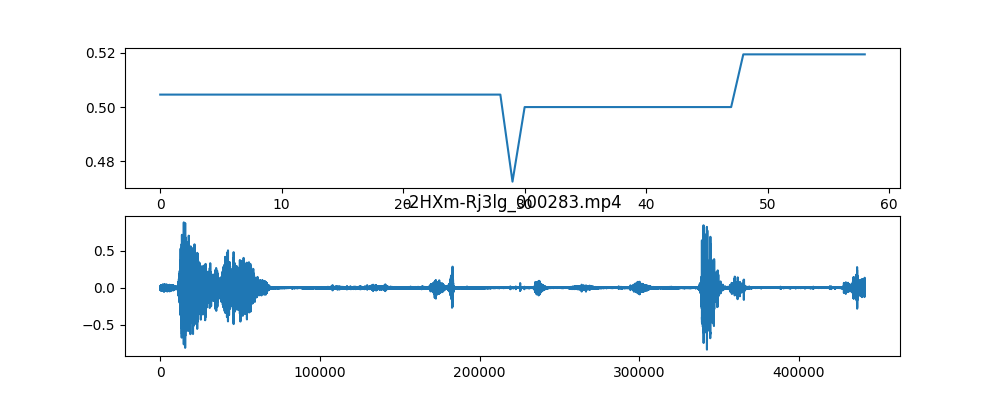

This figure's Python source:
import sys
sys.path.append('core')

import argparse
import os
import cv2
import glob
import numpy as np
import torch
from PIL import Image

from raft import RAFT
from utils import flow_viz
from utils.utils import InputPadder
from tqdm import tqdm
import matplotlib.pyplot as plt

import torchvision
torchvision.set_video_backend("video_reader")
from torchvision.io import VideoReader
import time
DEVICE = 'cuda'

def load_image(imfile):
    img = np.array(Image.open(imfile)).astype(np.uint8)
    img = torch.from_numpy(img).permute(2, 0, 1).float()
    return img[None].to(DEVICE)

# def load_video(video_path):
#     frames = []
#     cap = cv2.VideoCapture(video_path)
#     while True:
#         ret, frame = cap.read()
#         if not ret:
#             break
#         frame = torch.from_numpy(frame).permute(2, 0, 1).float()
#         frames.append(frame[None].to(DEVICE))
    
#     return frames

def load_video(video_path, args):

    try:
        video, audio, info = torchvision.io.read_video(video_path, pts_unit="sec") # [250, 720, 1280, 3])
        T, H, W, C = video.shape
    except Exception as e:
        print(f"torchvision failed: {e}")
        print("Trying OpenCV instead...")
        # 使用 OpenCV 作为备选方案
        cap = cv2.VideoCapture(video_path)
        if not cap.isOpened():
            raise ValueError(f"Cannot open video file: {video_path}")
        
        frames_list = []
        while True:
            ret, frame = cap.read()
            if not ret:
                break
            # OpenCV 读取的是 BGR，转换为 RGB
            frame = cv2.cvtColor(frame, cv2.COLOR_BGR2RGB)
            frames_list.append(frame)
        cap.release()
        
        if len(frames_list) == 0:
            raise ValueError(f"No frames could be read from: {video_path}")
        
        video = torch.from_numpy(np.array(frames_list))
        T, H, W, C = video.shape
        audio = None
        info = {}
        print(f"Successfully loaded {T} frames using OpenCV")
        

    if H > args.H:
        # print(f"Resizing video from {H} to {args.H}")
        ratio =  args.H / H
        video = torch.nn.functional.interpolate(video.permute(0, 3, 1, 2).float(), (360, int(W*ratio)))
        video = video.permute(0, 2, 3, 1)
    print(video.shape)
    frames = []
    for i in range(video.shape[0]):
        frame = video[i]
        frame = frame.permute(2, 0, 1).float()
        frames.append(frame[None])

    # print(frames[0].shape)
    # return frames, audio.transpose(0, 1).to(DEVICE)
    return frames, None



    # frames = []
    # cap = cv2.VideoCapture(video_path)
    # while True:
    #     ret, frame = cap.read()
    #     if not ret:
    #         break
    #     frame = torch.from_numpy(frame).permute(2, 0, 1).float()
    #     frames.append(frame[None].to(DEVICE))
    
    # return frames


def viz(img, flo, output_name=None):
    img = img[0].permute(1,2,0).cpu().numpy()
    flo = flo[0].permute(1,2,0).cpu().numpy()
    
    # map flow to rgb image
    flo = flow_viz.flow_to_image(flo)
    img_flo = np.concatenate([img, flo], axis=0)

    if output_name is not None:
        cv2.imwrite(output_name, img_flo[:, :, [2,1,0]])
    # cv2.imwrite('output.png', img_flo[:, :, [2,1,0]])
    return img_flo[:, :, [2,1,0]]


def demo(args):
    model = torch.nn.DataParallel(RAFT(args))
    model.load_state_dict(torch.load(args.model))

    model = model.module
    model.to(DEVICE)
    model.eval()

    with torch.no_grad():
        images = glob.glob(os.path.join(args.path, '*.png')) + \
                 glob.glob(os.path.join(args.path, '*.jpg'))
        
        images = sorted(images)

        result_video = []
        flow_curve = []
        flow_curve_low = []
        flow_curve_up = []
        for imfile1, imfile2 in zip(images[:-1], images[1:]):
            
            image1 = load_image(imfile1)
            image2 = load_image(imfile2)

            padder = InputPadder(image1.shape)
            image1, image2 = padder.pad(image1, image2)

            flow_low, flow_up = model(image1, image2, iters=20, test_mode=True)
            
            
            flow_score = torch.mean(flow_up[0][0].abs() + flow_up[0][1].abs())
            flow_curve.append(flow_score.cpu().numpy())


            output_name = os.path.join(args.path, os.path.basename(imfile1)[:-4] + '_flow.png')
            output_name = output_name.replace('_frames', '_flows')


            output_name_video = os.path.dirname(output_name)+'.mp4'
            os.makedirs(os.path.dirname(output_name_video), exist_ok=True)

            # os.makedirs(os.path.dirname(output_name), exist_ok=True)
            
            result_video.append(viz(image1, flow_up, output_name=None))
        # save to video
        # import ipdb; ipdb.set_trace()
        
        # result_video = np.stack(result_video)
        h, w, _ = result_video[0].shape
        fourcc = cv2.VideoWriter_fourcc(*'mp4v')
        
        out = cv2.VideoWriter(output_name_video, fourcc, 24, (w, h))
        for frame in result_video:
            out.write(frame.astype(np.uint8))
        out.release()

        # save flow curve
        flow_curve = np.array(flow_curve)
        
        plt.figure(figsize=(10, 3))
        # plt.axis('off')
        # x grid size (all values)
        plt.xticks(np.arange(0, len(flow_curve), 1))

        plt.title("")
        plt.tight_layout(pad=0)  # Set pad=0 for tightest layout
        # set xlim
        plt.xlim(0, len(flow_curve))
        plt.plot(flow_curve)
        plt.savefig(os.path.join(".", 'flow_curve.png'))
        plt.close()
    
def demo_dataset(args, save_fig=False):
    model = torch.nn.DataParallel(RAFT(args))
    model.load_state_dict(torch.load(args.model))

    model = model.module
    model.to(DEVICE)
    model.eval()

    with torch.no_grad():
        for cate in tqdm(os.listdir(args.dataset_root)):
            if cate.startswith('metadata'):
                continue
             
            for instance in tqdm(os.listdir(os.path.join(args.dataset_root, cate)), leave=False):
                path = os.path.join(args.dataset_root, cate, instance)

                # images = glob.glob(os.path.join(path, '*.png')) + \
                #         glob.glob(os.path.join(path, '*.jpg'))
                
                # images = sorted(images)

                if not path.endswith('.mp4'):
                    continue

                images, audio = load_video(path, args)

                result_video = []
                flow_curve = []
                flow_curve_low = []
                flow_curve_up = []
                for image1, image2 in zip(images[:-1], images[1:]):
                    
                    # image1 = load_image(imfile1)
                    # image2 = load_image(imfile2)

                    image1 = image1.to(DEVICE)
                    image2 = image2.to(DEVICE)

                    padder = InputPadder(image1.shape)
                    image1, image2 = padder.pad(image1, image2)

                    flow_low, flow_up = model(image1, image2, iters=20, test_mode=True)
                    
                    
                    flow_score = torch.mean(flow_up[0][0].abs() + flow_up[0][1].abs())
                    flow_curve.append(flow_score.cpu().numpy())


                    # output_name = os.path.join(os.path.join(args.dataset_root, cate, instance) + '_flow.png')
                    # output_name = output_name.replace('_frames', '_flows')


                    # output_name_video = os.path.dirname(output_name)+'.mp4'
                    # os.makedirs(os.path.dirname(output_name_video), exist_ok=True)
                    # if save_fig and not os.path.exists(f"./data/AVSync15/test_flows/{cate}"):
                    if save_fig :
                        # os.makedirs(os.path.dirname(output_name), exist_ok=True)
                    
                        result_video.append(viz(image1, flow_up, output_name='debug.png'))
                
                # save to video
                # h, w, _ = result_video[0].shape
                # fourcc = cv2.VideoWriter_fourcc(*'mp4v')
                
                # out = cv2.VideoWriter("debug.mp4", fourcc, 6, (w, h))
                # for frame in result_video:
                #     out.write(frame.astype(np.uint8))
                # out.release()
                # import ipdb; ipdb.set_trace()
                

                # save flow curve
                flow_curve = np.array(flow_curve)
                
                # plot flow curve
                # '''
                # plt.figure(figsize=(10, 2))
                # # plt.axis('off')
                # # x grid size (all values)
                # plt.xticks(np.arange(0, len(flow_curve), 1))

                # plt.title("")
                # plt.tight_layout(pad=0)  # Set pad=0 for tightest layout
                # # set xlim
                # plt.xlim(0, len(flow_curve))
                # plt.plot(flow_curve)

                # curve_save_path = path+'low_curve.png'
                # curve_save_path = curve_save_path.replace('_frames', '_curves')
                # os.makedirs(os.path.dirname(curve_save_path), exist_ok=True)
                # plt.savefig(curve_save_path)
                # '''

                # save flow curve
                flow_curve = np.array(flow_curve)
                save_path = path+'.npy'
                # save_path = save_path.replace('_frames', '_curves_npy')
                # save_path = save_path.replace('samples', 'curves_npy')
                save_path = save_path.replace('video_clips', 'curves_npy')
                os.makedirs(os.path.dirname(save_path), exist_ok=True)
                np.save(save_path, flow_curve)
    
def demo_vggsound(args):
    
    os.makedirs(os.path.join(args.output_path, 'audios') , exist_ok=True)
    os.makedirs(os.path.join(args.output_path, 'label')     , exist_ok=True)

    model = torch.nn.DataParallel(RAFT(args))
    model.load_state_dict(torch.load(args.model))

    model = model.module
    model.to(DEVICE)
    model.eval()
    batch_size = args.batch_size

    # 只处理一个特定的视频文件
    single_video_path = "./data/example_video.mp4"
    single_video_name = os.path.basename(single_video_path) 
    
    print(f"Processing single video: {single_video_name}")
    print(f"Full path: {single_video_path}")
    
    # 检查文件是否存在
    if not os.path.exists(single_video_path):
        print(f"Error: Video file not found at {single_video_path}")
        return
    
    # 创建只包含这一个视频的列表
    all_sorted_instances = [single_video_name]
    print(f"Total instances: {len(all_sorted_instances)}")

    with torch.no_grad():
        for instance in tqdm(all_sorted_instances, desc=f"Processing single video"):
            
            # 对于单个视频，直接使用完整路径
            video_path = single_video_path

            images, audio = load_video(video_path, args)

            result_video = []
            flow_curve = []
            flow_curve_low = []
            flow_curve_up = []

            L = len(images)
            
            batch_1 = []
            batch_2 = []

            for i in tqdm(range(0, L-1, batch_size), leave=False):

                batch_2 = images[i+1:i+batch_size+1]
                n_samples = len(batch_2)
                batch_1 = images[i:i+n_samples]

                padder = InputPadder(batch_1[0].shape)
                
                combinded_batch = padder.pad(*batch_1, *batch_2)
                
                batch_1 = combinded_batch[:n_samples]
                batch_1 = torch.cat(batch_1, dim=0).to(DEVICE)
                batch_2 = combinded_batch[n_samples:]
                batch_2 = torch.cat(batch_2, dim=0).to(DEVICE)

                # flow_low, flow_up = model.forward_batch(batch_1, batch_2, iters=20, test_mode=True)
                flow_up = model.forward_batch(batch_1, batch_2, iters=20, test_mode=True)
    
                for j in range(len(flow_up)):
                    flow_score = torch.mean(flow_up[j][0].abs() + flow_up[j][1].abs())
                    flow_curve.append(flow_score.cpu().numpy())

            flow_curve = np.array(flow_curve)
            
            # save flow curve

            
            save_path = os.path.join(args.output_path, 'label', instance.replace('mp4', 'npy'))
            
            # import ipdb; ipdb.set_trace()

            # # plot audio and curver
            # figure, ax = plt.subplots(2, 1, figsize=(10, 4))
            # # plt.axis('off')
            # # x grid size (all values)
            # ax[0].plot(flow_curve)
            # ax[1].plot(audio.cpu().numpy().mean(0))
            # plt.title(instance)
            # plt.savefig("demo.png")
            # plt.close()
            # import ipdb; ipdb.set_trace()
            
            np.save(save_path, flow_curve)



if __name__ == '__main__':
    parser = argparse.ArgumentParser()
    parser.add_argument('--model', default="models/raft-things.pth", help="restore checkpoint")
    parser.add_argument('--path', help="dataset for evaluation")
    parser.add_argument('--dataset_root', help="dataset for evaluation")
    parser.add_argument('--output_path', help="dataset for evaluation")
    parser.add_argument('--small', action='store_true', help='use small model')
    parser.add_argument('--mixed_precision', action='store_true', help='use mixed precision')
    parser.add_argument('--alternate_corr', action='store_true', help='use efficent correlation implementation')
    parser.add_argument('--rank', type=int, help='dist rank')
    parser.add_argument('--node', type=int, help='dist rank')
    parser.add_argument('--N', default=8, type=int, help='dist rank')
    parser.add_argument('--batch_size', default=32, type=int, help='batch size')
    parser.add_argument('--H', default=480, type=int, help='batch size')
    parser.add_argument('--all_instances', default=None, help='instance list')

    args = parser.parse_args()

    # demo(args)
    # demo_dataset(args, save_fig=False)
    demo_vggsound(args)
    # only run one video instance

    # with open("./data/TheGreatestHits/train.txt") as f:
    #     all_listed = f.readlines()
    #     all_listed = [instance.strip() for instance in all_listed]
    # for instance in all_listed:
    #     if os.path.exists(os.path.join('./data/TheGreatestHits/train_video_motion', instance.replace('mp4', 'npy'))):
    #         print(instance)
